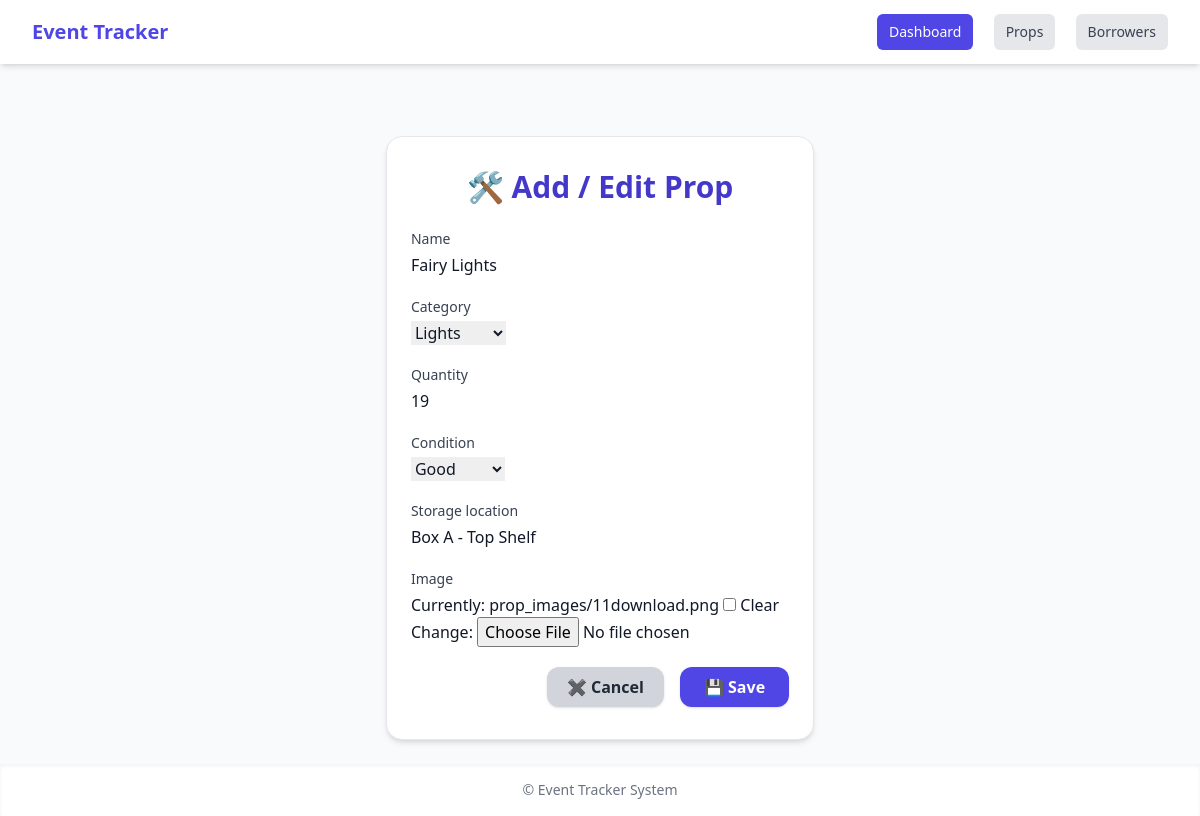
The app's page /props/1/edit/ with its own data.
### inventory/models.py (models this page shows, shortened)
class Prop(models.Model):
    CATEGORY_CHOICES = [
        ('Lights', 'Lights'),
        ('Tables', 'Tables'),
        ('Banners', 'Banners'),
        ('Costumes', 'Costumes'),
        ('Others', 'Others'),
    ]
    CONDITION_CHOICES = [
        ('Good', 'Good'),
        ('Fair', 'Fair'),
        ('Damaged', 'Damaged'),
    ]
    name = models.CharField(max_length=100)
    category = models.CharField(max_length=20, choices=CATEGORY_CHOICES)
    quantity = models.PositiveIntegerField()
    condition = models.CharField(max_length=10, choices=[('Good', 'Good'), ('Fair', 'Fair'), ('Damaged', 'Damaged')])
    storage_location = models.CharField(max_length=100)
    image = models.ImageField(upload_to='prop_images/', blank=True, null=True)

### inventory/views.py (the view)
# urls.py: path('props/<int:pk>/edit/', PropUpdateView.as_view(), name='prop_edit'),
class PropUpdateView(UpdateView):
    model = Prop
    fields = '__all__'
    success_url = reverse_lazy('prop_list')
    template_name = 'inventory/prop_form.html'

### inventory/templates/inventory/prop_form.html (shortened to what this page needs)
{% extends 'inventory/base.html' %}
{% block content %}
<div class="max-w-xl mx-auto mt-12 px-6 py-8 bg-white rounded-2xl shadow-md border border-gray-200">
  <h1 class="text-3xl font-bold text-indigo-700 mb-6 text-center">🛠 Add / Edit Prop</h1>
  <form method="post" enctype="multipart/form-data" class="space-y-5">
    {% for field in form %}
    <div>
      <label class="block text-sm font-medium text-gray-700 mb-1">{{ field.label }}</label>
      {{ field }}
    </div>
    {% endfor %}
    <div class="flex justify-end gap-4 mt-8">
      <a href="{% url 'prop_list' %}" class="bg-gray-300 hover:bg-gray-400 text-gray-800 font-semibold px-5 py-2 rounded-xl transition duration-200 shadow">
        ✖ Cancel
      </a>
      <button type="submit" class="bg-indigo-600 hover:bg-indigo-700 text-white font-semibold px-6 py-2 rounded-xl transition duration-200 shadow">
        💾 Save
      </button>
    </div>
  </form>
</div>
{% endblock %}

### records on screen
Prop: form "Fairy Lights" "Lights" "19" "Good" "Box A - Top Shelf"

### other values on screen
{{ field.label }} "Name" "Category" "Quantity" "Condition" "Storage location" "Image"
